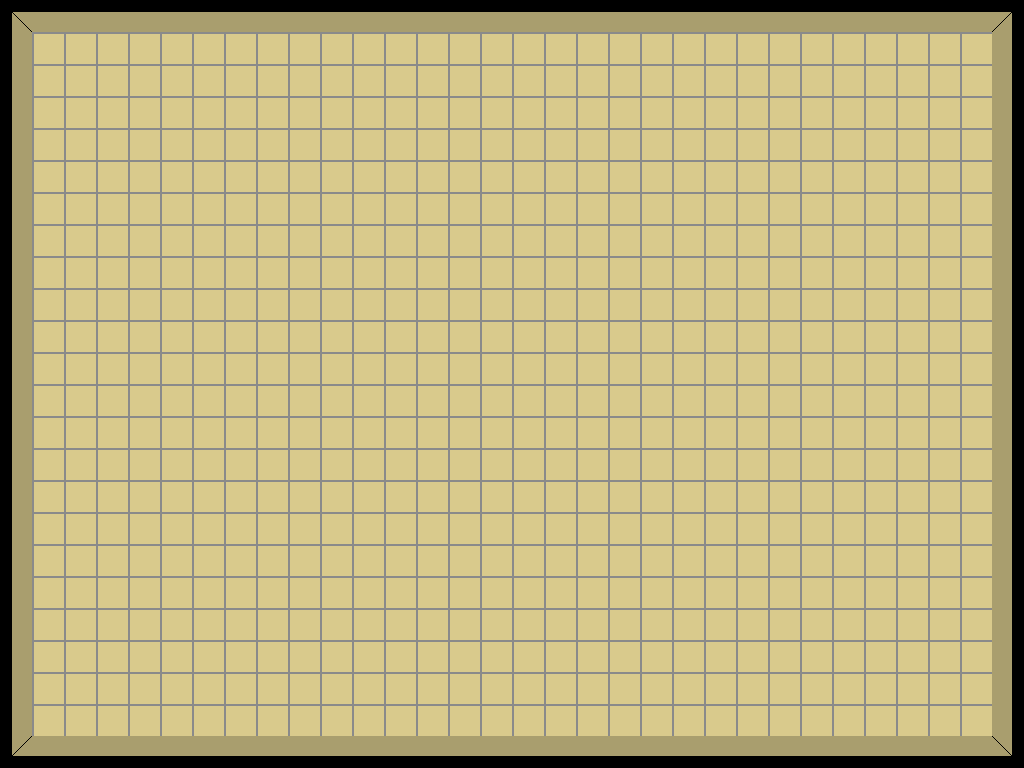

Rendered tile map (Tiled .tmx) drawn with the repository's tilesets; below, a short description and the map source with its tile grids summarised:
An orthogonal 32x24 tile map with 32x32 px tiles, 2 tile layers (Tile Layer 1, Tile Layer 2).

<map version="1.0" orientation="orthogonal" width="32" height="24" tilewidth="32" tileheight="32">
 <tileset firstgid="1" name="default" tilewidth="32" tileheight="32">
  <image source="../tiles/sprite_sheet.png" trans="ff00ff" width="1024" height="1024" />
  <tile id="32">
   <properties>
    <property name="blocked" value="true" />
   </properties>
  </tile>
  <tile id="33">
   <properties>
    <property name="blocked" value="true" />
   </properties>
  </tile>
  <tile id="34">
   <properties>
    <property name="blocked" value="true" />
   </properties>
  </tile>
  <tile id="35">
   <properties>
    <property name="blocked" value="true" />
   </properties>
  </tile>
 </tileset>
 <layer name="Tile Layer 1" width="32" height="24">
  <data>[768 cells, 768 non-empty, 9 distinct tile ids]</data>
 </layer>
 <layer name="Tile Layer 2" width="32" height="24">
  <data>[768 cells, 12 non-empty, 1 distinct tile ids]</data>
 </layer>
</map>
